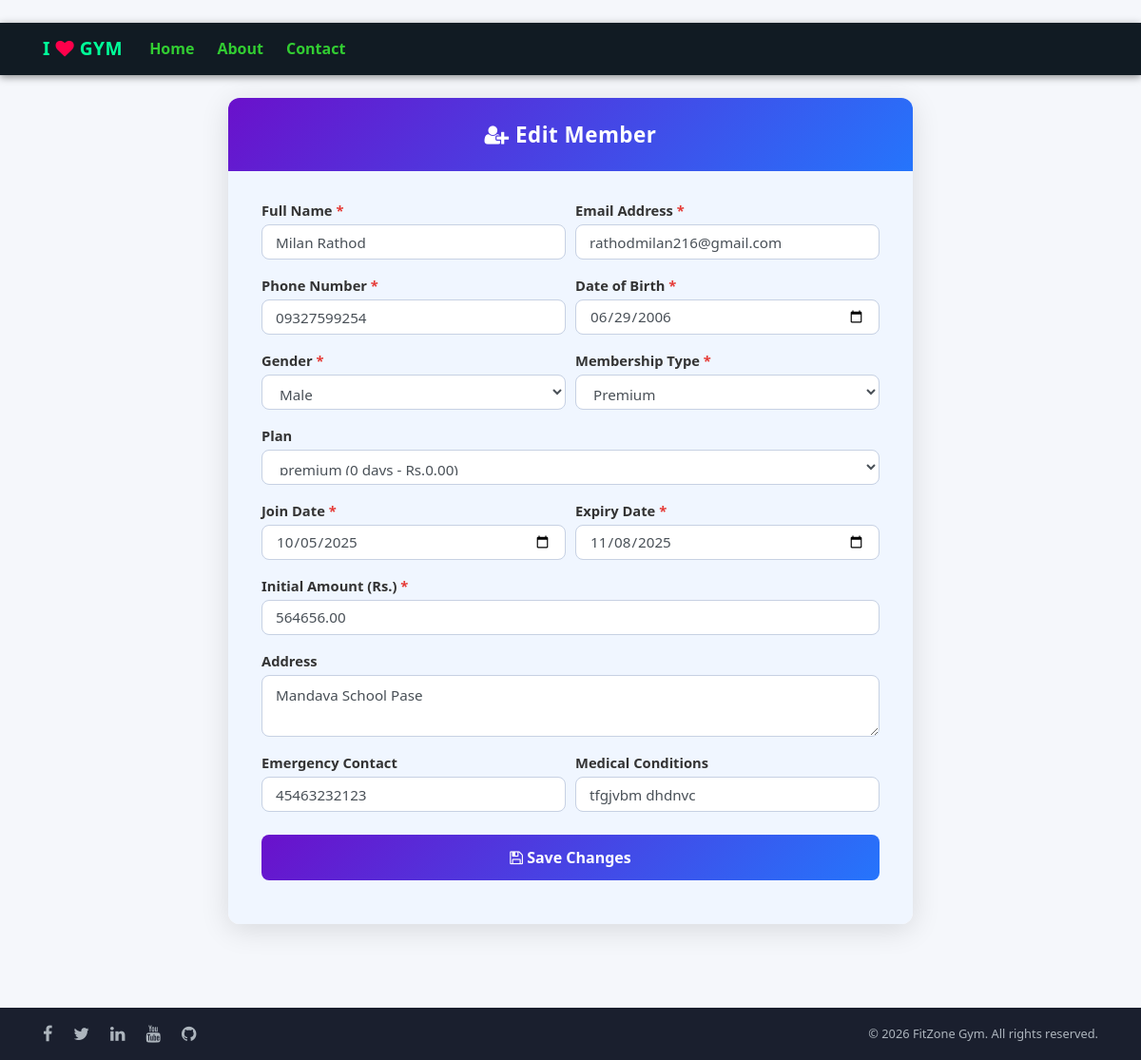
Page /edit_member/3/ on the committed database.
### gym/models.py (models this page shows, shortened)
class Member(models.Model):
    name = models.CharField(max_length=50)
    contact = models.CharField(max_length=15)
    emailid = models.EmailField(max_length=50)
    age = models.PositiveIntegerField()
    dob = models.DateField(null=True, blank=True)
    gender = models.CharField(max_length=10, default="")
    membership_type = models.CharField(max_length=20, default="basic")
    address = models.CharField(max_length=200, blank=True, default="")
    emergency_contact = models.CharField(max_length=50, blank=True, default="")
    medical_conditions = models.TextField(blank=True, default="")
    plan = models.ForeignKey(Plan, on_delete=models.CASCADE)  # Linked to Plan
    joindate = models.DateField()
    expiredate = models.DateField()
    initialamount = models.DecimalField(max_digits=10, decimal_places=2, default=0)

### gym/views.py (the view, shortened to what this page needs)
# urls.py: path('edit_member/<int:pid>/', Edit_Member, name='edit_member'),
def Edit_Member(request, pid):
    member = get_object_or_404(Member, id=pid)
    plan1 = Plan.objects.all()
    d = {'member': member, 'plan': plan1}
    return render(request, 'add_member.html', d)

### gym/templates/add_member.html (shortened to what this page needs)
﻿{% extends 'navigation.html' %}
{% load static %}
{% block body %}
<div class="container d-flex justify-content-center py-4">
    <div class="form-card">
        <div class="form-header">
            <i class="fa fa-user-plus"></i>
            {% if member %}Edit Member{% else %}Add New Member{% endif %}
        </div>
        <div class="form-body">
            <form action="{% if member %}{% url 'edit_member' member.id %}{% else %}{% url 'add_member' %}{% endif %}" method="post">
                <div class="form-row">
                    <div class="form-group col-md-6">
                        <label>Full Name <span class="req">*</span></label>
                        <input type="text" name="name" class="form-control" placeholder="Enter full name" value="{{ member.name|default:'' }}" required>
                    </div>
                    <div class="form-group col-md-6">
                        <label>Email Address <span class="req">*</span></label>
                        <input type="email" name="emailid" class="form-control" placeholder="Enter email" value="{{ member.emailid|default:'' }}" required>
                    </div>
                </div>
                <div class="form-row">
                    <div class="form-group col-md-6">
                        <label>Phone Number <span class="req">*</span></label>
                        <input type="tel" name="contact" class="form-control" placeholder="Enter phone" value="{{ member.contact|default:'' }}" maxlength="15" required>
                    </div>
                    <div class="form-group col-md-6">
                        <label>Date of Birth <span class="req">*</span></label>
                        <input type="date" name="dob" class="form-control" value="{% if member and member.dob %}{{ member.dob|date:'Y-m-d' }}{% endif %}" required>
                    </div>
                </div>
                <div class="form-row">
                    <div class="form-group col-md-6">
                        <label>Gender <span class="req">*</span></label>
                        <select name="gender" class="form-control" required>
                            <option value="Male"   {% if member.gender == 'Male' %}selected{% endif %}>Male</option>
                        </select>
                    </div>
                    <div class="form-group col-md-6">
                        <label>Membership Type <span class="req">*</span></label>
                        <select name="membership_type" class="form-control" required>
                            <option value="premium" {% if member.membership_type == 'premium' %}selected{% endif %}>Premium</option>
                        </select>
                    </div>
                </div>
                <div class="form-group">
                    <label>Plan</label>
                    <select name="plan" class="form-control">
                        {% for p in plan %}
                            {% if member and member.plan and member.plan.id == p.id %}
                                <option value="{{ p.id }}" selected>{{ p.name }} ({{ p.duration }} days - Rs.{{ p.amount }})</option>
                            {% else %}
                                <option value="{{ p.id }}">{{ p.name }} ({{ p.duration }} days - Rs.{{ p.amount }})</option>
                            {% endif %}
                        {% endfor %}
                    </select>
                </div>
                <div class="form-row">
                    <div class="form-group col-md-6">
                        <label>Join Date <span class="req">*</span></label>
                        <input type="date" name="joindate" class="form-control" value="{% if member and member.joindate %}{{ member.joindate|date:'Y-m-d' }}{% endif %}" required>
                    </div>
                    <div class="form-group col-md-6">
                        <label>Expiry Date <span class="req">*</span></label>
                        <input type="date" name="expdate" class="form-control" value="{% if member and member.expiredate %}{{ member.expiredate|date:'Y-m-d' }}{% endif %}" required>
                    </div>
                </div>
                <div class="form-group">
                    <label>Initial Amount (Rs.) <span class="req">*</span></label>
                    <input type="number" name="initialamount" class="form-control" min="0" step="0.01" placeholder="e.g. 5000" value="{{ member.initialamount|default:'' }}" required>
                </div>
                <div class="form-group">
                    <label>Address</label>
                    <textarea name="address" class="form-control" rows="2" placeholder="Enter address">{{ member.address|default:'' }}</textarea>
                </div>
                <div class="form-row">
                    <div class="form-group col-md-6">
                        <label>Emergency Contact</label>
                        <input type="text" name="emergency_contact" class="form-control" placeholder="Name & phone" value="{{ member.emergency_contact|default:'' }}">
                    </div>
                    <div class="form-group col-md-6">
                        <label>Medical Conditions</label>
                        <input type="text" name="medical_conditions" class="form-control" placeholder="Allergies, conditions..." value="{{ member.medical_conditions|default:'' }}">
                    </div>
                </div>
                <button type="submit" class="btn-submit mt-2">
                    {% if member %}<i class="fa fa-save"></i> Save Changes{% else %}<i class="fa fa-plus"></i> Add Member{% endif %}
                </button>
            </form>
        </div>
    </div>
</div>
{% endblock %}

### gym/templates/navigation.html (style rules this page uses)
body { background: #f5f7fb; font-family: 'Segoe UI', Tahoma, Geneva, Verdana, sans-serif; }

### gym/templates/add_member.html (style rules this page uses)
.form-card { background: #ffffff; border-radius: 12px; box-shadow: 0 6px 30px rgba(0,0,0,0.12); overflow: hidden; max-width: 720px; width: 100%; }
.form-header { background: linear-gradient(135deg, #6a11cb 0%, #2575fc 100%); color: #fff; text-align: center; padding: 22px 20px; font-size: 1.4rem; font-weight: 700; letter-spacing: 0.5px; }
.form-body { padding: 30px 35px; background: #f0f6ff; }
.form-body label { font-weight: 600; font-size: 0.92rem; color: #333; margin-bottom: 4px; }
.form-body .form-control { border: 1.5px solid #c7d1e3; border-radius: 8px; padding: 9px 14px; font-size: 0.95rem; transition: border-color 0.25s; }
.req { color: #e53935; }
.btn-submit { background: linear-gradient(135deg, #6a11cb 0%, #2575fc 100%); color: #fff; border: none; border-radius: 8px; padding: 12px 0; font-weight: 700; font-size: 1rem; width: 100%; cursor: pointer; transition: opacity 0.2s; }

### rows in the picture
Member: name "Milan Rathod", emailid "rathodmilan216@gmail.com", contact "09327599254", dob "06/29/2006", membership_type "Premium", joindate "10/05/2025", expdate "11/08/2025", initialamount "564656.00", address "Mandava School Pase", emergency_contact "45463232123", medical_conditions "tfgjvbm dhdnvc"

### other values in the picture
form field plan "premium (0 days - Rs.0.00)"
